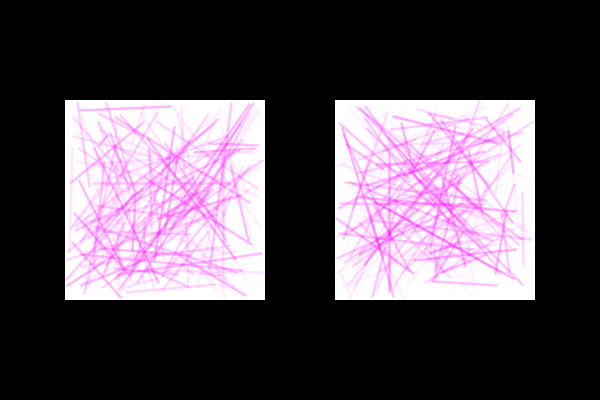
Frame 1 (no input)
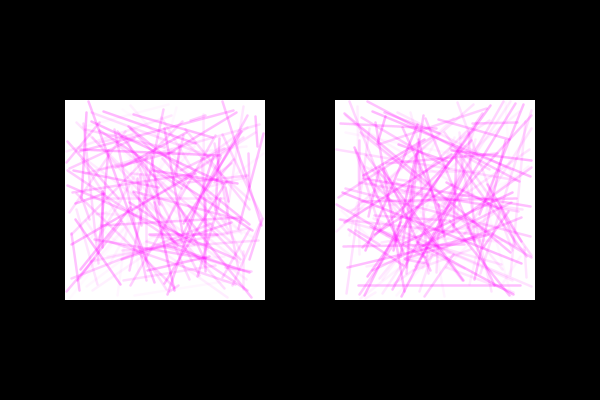
Frame 60 (the mouse pressed at the canvas centre just before this capture)
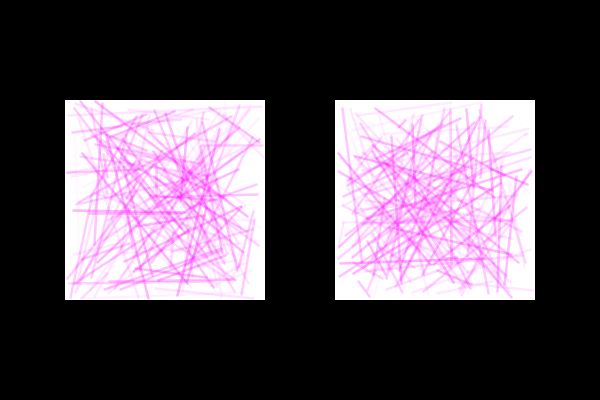
Frame 120 (the mouse held since frame 60 and released just before this capture)

The Processing sketch that drew these frames (run headless with seeded random() and noise(); from frame 60 on, the mouse is pressed at the canvas centre):

// Processing sketch: processing_58557
// ── processing_58557.pde

/* Briefing 1
   Composição b) - Bounding Boxes
   Maryana Kruk #27300*/
      
float x1; /*Declarar uma variável decimal para coordenada x do ponto1 */
float x2; /*Declarar uma variável decimal para coordenada x do ponto2*/
float y1; /*Declarar uma variável decimal para coordenada y do ponto1 */
float y2; /*Declarar uma variável decimal para coordenada y do ponto2*/


void setup(){  /*Função para estabelecer as definições do nosso programa/aplicação*/
  size(600,400); /*Estabelecer o tamanho da janela*/
  background(0); /*Definir a cor do fundo (preto)*/
  smooth();  /*Suavizar as formas*/
}

void draw(){ /*Função para desenhar*/
  noStroke(); /*Sem contorno*/
  fill(255); /*Preencher com cor branca*/
  rectMode(CENTER); /*Definir o modo de desenhar o rectângulo (à partir do centro)*/
  float posX = width/3-35; /*Declarar e inicializar uma variável decimal "posX"*/
  float posY = height/2; /*Declarar e inicializar uma variável decimal "posY"*/
  float diam = 200; /*Declarar e inicializar uma variável decimal "diam"*/
  rect(posX,posY,diam,diam); /*Desenhar um rectângulo*/
  posX = width-width/3+35; /*Alterar o valor de "posX"*/
  posY = height/2; /*Alterar o valor de "posY"*/
  rect(posX,posY,diam,diam); /*Desenhar um rectângulo com os novos valores*/
  
  for (int i=0; i<150; i++){  /*Ciclo for, ocorre até "i" ser igual a 149*/
    strokeWeight(2.5); /*Definir a espessura de traço para 2.5 píxeis*/
    x1=random(width/3-134,width/3+64); /*Inicializar a variável "x1" com valor aleatório entre width/3-134 e width/3+64*/
    y1=random(height/2-99,height-101); /*Inicializar a variável "y1" com valor aleatório entre height/2-99 e height-101*/
    x2=random(width/3-134,width/3+64); /*Inicializar a variável "x2" com valor aleatório entre width/3-134 e width/3+64*/
    y2=random(height/2-99,height-101); /*Inicializar a variável "y2" com valor aleatório entre height/2-99 e height-101*/
    stroke(255,0,255,random(5,75)); /*Definir cor do traço e transparência entre 5 e 75%*/
    line(x1,y1,x2,y2); /*Desenhar uma linha */
  }
  
  for (int i=0; i<150; i++){  /*Ciclo for, ocorre até "i" ser igual a 149*/
    x1=random(width-width/3-64,width-width/3+134); /*Inicializar a variável "x1" com valor aleatório entre width-width/3-64 e width-width/3+134*/
    y1=random(height/2-99,height-101); /*Inicializar a variável "y1" com valor aleatório entre height/2-99 e height-101*/
    x2=random(width-width/3-64,width-width/3+134); /*Inicializar a variável "x2" com valor aleatório entre width-width/3-64 e width-width/3+134*/
    y2=random(height/2-99,height-101); /*Inicializar a variável "y2" com valor aleatório entre height/2-99 e height-101*/
    stroke(255,0,255,random(5,75)); /*Definir cor do traço e transparência entre 5 e 75%*/
    line(x1,y1,x2,y2); /*Desenhar uma linha */
  }
     
}
  
